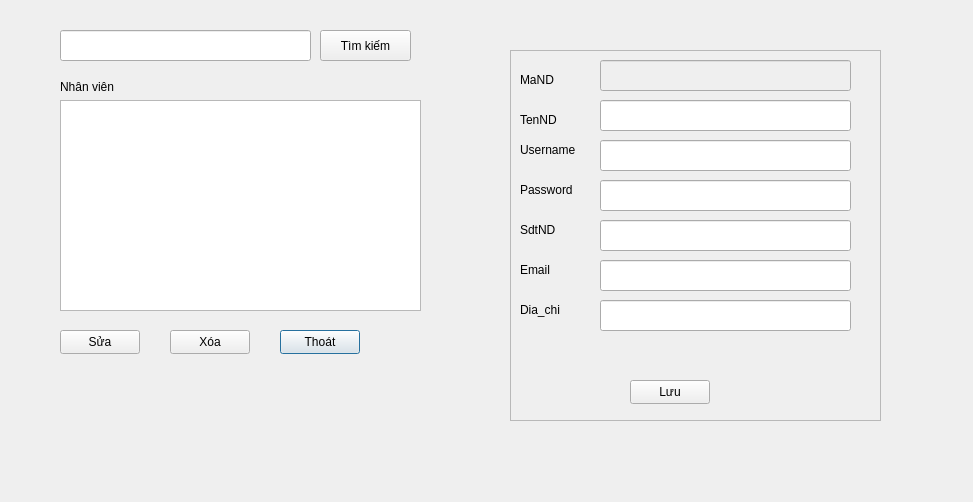
<?xml version="1.0" encoding="UTF-8"?>
<ui version="4.0">
 <class>xoa_nguoi_dung</class>
 <widget class="QDialog" name="xoa_nguoi_dung">
  <property name="geometry">
   <rect>
    <x>0</x>
    <y>0</y>
    <width>973</width>
    <height>502</height>
   </rect>
  </property>
  <property name="windowTitle">
   <string>Sửa/Xóa người dùng</string>
  </property>
  <widget class="QPushButton" name="pb_thoat_nd">
   <property name="geometry">
    <rect>
     <x>280</x>
     <y>330</y>
     <width>80</width>
     <height>24</height>
    </rect>
   </property>
   <property name="text">
    <string>Thoát</string>
   </property>
  </widget>
  <widget class="QLineEdit" name="le_tukhoa">
   <property name="geometry">
    <rect>
     <x>60</x>
     <y>30</y>
     <width>251</width>
     <height>31</height>
    </rect>
   </property>
  </widget>
  <widget class="QWidget" name="layoutWidget_3">
   <property name="geometry">
    <rect>
     <x>60</x>
     <y>80</y>
     <width>361</width>
     <height>231</height>
    </rect>
   </property>
   <layout class="QVBoxLayout" name="verticalLayout_3">
    <item>
     <widget class="QLabel" name="label">
      <property name="text">
       <string>Nhân viên</string>
      </property>
     </widget>
    </item>
    <item>
     <widget class="QListView" name="listView"/>
    </item>
   </layout>
  </widget>
  <widget class="QPushButton" name="pb_timkiem_2">
   <property name="geometry">
    <rect>
     <x>320</x>
     <y>30</y>
     <width>91</width>
     <height>31</height>
    </rect>
   </property>
   <property name="text">
    <string>Tìm kiếm</string>
   </property>
  </widget>
  <widget class="QPushButton" name="pb_xoa_nd">
   <property name="geometry">
    <rect>
     <x>170</x>
     <y>330</y>
     <width>80</width>
     <height>24</height>
    </rect>
   </property>
   <property name="text">
    <string>Xóa</string>
   </property>
  </widget>
  <widget class="QPushButton" name="pb_sua_nd">
   <property name="geometry">
    <rect>
     <x>60</x>
     <y>330</y>
     <width>80</width>
     <height>24</height>
    </rect>
   </property>
   <property name="text">
    <string>Sửa</string>
   </property>
  </widget>
  <widget class="QFrame" name="frm_sua_nguoi_dung">
   <property name="geometry">
    <rect>
     <x>510</x>
     <y>50</y>
     <width>371</width>
     <height>371</height>
    </rect>
   </property>
   <property name="frameShape">
    <enum>QFrame::StyledPanel</enum>
   </property>
   <property name="frameShadow">
    <enum>QFrame::Raised</enum>
   </property>
   <widget class="QLabel" name="label_2">
    <property name="geometry">
     <rect>
      <x>10</x>
      <y>20</y>
      <width>81</width>
      <height>20</height>
     </rect>
    </property>
    <property name="text">
     <string>MaND</string>
    </property>
   </widget>
   <widget class="QLabel" name="label_3">
    <property name="geometry">
     <rect>
      <x>10</x>
      <y>60</y>
      <width>81</width>
      <height>20</height>
     </rect>
    </property>
    <property name="text">
     <string>TenND</string>
    </property>
   </widget>
   <widget class="QLabel" name="label_4">
    <property name="geometry">
     <rect>
      <x>10</x>
      <y>90</y>
      <width>81</width>
      <height>20</height>
     </rect>
    </property>
    <property name="text">
     <string>Username</string>
    </property>
   </widget>
   <widget class="QLabel" name="label_5">
    <property name="geometry">
     <rect>
      <x>10</x>
      <y>130</y>
      <width>81</width>
      <height>20</height>
     </rect>
    </property>
    <property name="text">
     <string>Password</string>
    </property>
   </widget>
   <widget class="QLabel" name="label_6">
    <property name="geometry">
     <rect>
      <x>10</x>
      <y>170</y>
      <width>81</width>
      <height>20</height>
     </rect>
    </property>
    <property name="text">
     <string>SdtND</string>
    </property>
   </widget>
   <widget class="QLabel" name="label_7">
    <property name="geometry">
     <rect>
      <x>10</x>
      <y>210</y>
      <width>81</width>
      <height>20</height>
     </rect>
    </property>
    <property name="text">
     <string>Email</string>
    </property>
   </widget>
   <widget class="QLabel" name="label_8">
    <property name="geometry">
     <rect>
      <x>10</x>
      <y>250</y>
      <width>81</width>
      <height>20</height>
     </rect>
    </property>
    <property name="text">
     <string>Dia_chi</string>
    </property>
   </widget>
   <widget class="QLineEdit" name="le_maND_s">
    <property name="enabled">
     <bool>false</bool>
    </property>
    <property name="geometry">
     <rect>
      <x>90</x>
      <y>10</y>
      <width>251</width>
      <height>31</height>
     </rect>
    </property>
   </widget>
   <widget class="QLineEdit" name="le_tenND_s">
    <property name="geometry">
     <rect>
      <x>90</x>
      <y>50</y>
      <width>251</width>
      <height>31</height>
     </rect>
    </property>
   </widget>
   <widget class="QLineEdit" name="le_username_s">
    <property name="geometry">
     <rect>
      <x>90</x>
      <y>90</y>
      <width>251</width>
      <height>31</height>
     </rect>
    </property>
   </widget>
   <widget class="QLineEdit" name="le_password_s">
    <property name="geometry">
     <rect>
      <x>90</x>
      <y>130</y>
      <width>251</width>
      <height>31</height>
     </rect>
    </property>
   </widget>
   <widget class="QLineEdit" name="le_sdtND_s">
    <property name="geometry">
     <rect>
      <x>90</x>
      <y>170</y>
      <width>251</width>
      <height>31</height>
     </rect>
    </property>
   </widget>
   <widget class="QLineEdit" name="le_email_nd">
    <property name="geometry">
     <rect>
      <x>90</x>
      <y>210</y>
      <width>251</width>
      <height>31</height>
     </rect>
    </property>
   </widget>
   <widget class="QLineEdit" name="le_dia_chi_s">
    <property name="geometry">
     <rect>
      <x>90</x>
      <y>250</y>
      <width>251</width>
      <height>31</height>
     </rect>
    </property>
   </widget>
   <widget class="QPushButton" name="pb_sua_nd_save">
    <property name="geometry">
     <rect>
      <x>120</x>
      <y>330</y>
      <width>80</width>
      <height>24</height>
     </rect>
    </property>
    <property name="text">
     <string>Lưu</string>
    </property>
   </widget>
  </widget>
 </widget>
 <resources/>
 <connections/>
</ui>
